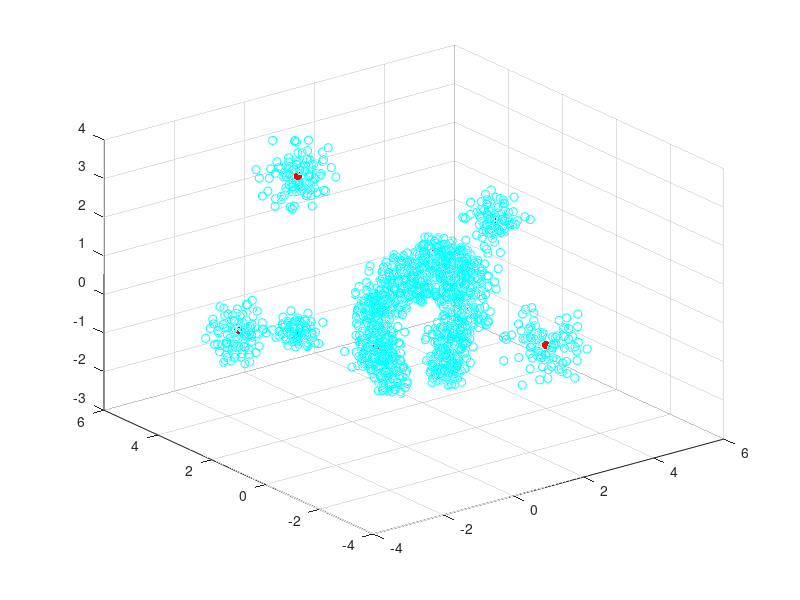

The MATLAB source for this figure:
DIMENSIONS = 10;
NUM_CLUSTERS = 20;
POINTS_PER_CLUSTER = 100;
RELATIVE_JITTER = 0.25;

n = NUM_CLUSTERS * POINTS_PER_CLUSTER;
clusters_XD = randn(DIMENSIONS, NUM_CLUSTERS);
points_XD = zeros(DIMENSIONS, n);

% Generate points_XD around the clusters.
for i = 1:n
    cluster = clusters_XD(:, randi(NUM_CLUSTERS));
    jitter = randn(DIMENSIONS, 1);
    jitter = jitter / (norm(jitter) / (RELATIVE_JITTER * norm(cluster)));

    points_XD(:, i) = cluster + jitter;
end

[U, S, V] = svd(points_XD, 'econ');

% Project down into 3D space.
points_3D = zeros(3, n);
clusters_3D = zeros(3, NUM_CLUSTERS);

% Take the dot products with the three most principle axes.
for i = 1:n
    points_3D(:, i) = U(:, 1:3)' * points_XD(:, i);
end

for i = 1:NUM_CLUSTERS
    clusters_3D(:, i) = U(:, 1:3)' * clusters_XD(:, i);
end

clf;
scatter3(points_3D(1, :), points_3D(2, :), points_3D(3, :), 'c');
hold on;
scatter3(clusters_3D(1, :), clusters_3D(2, :), clusters_3D(3, :), ...
         'r', 'filled');
